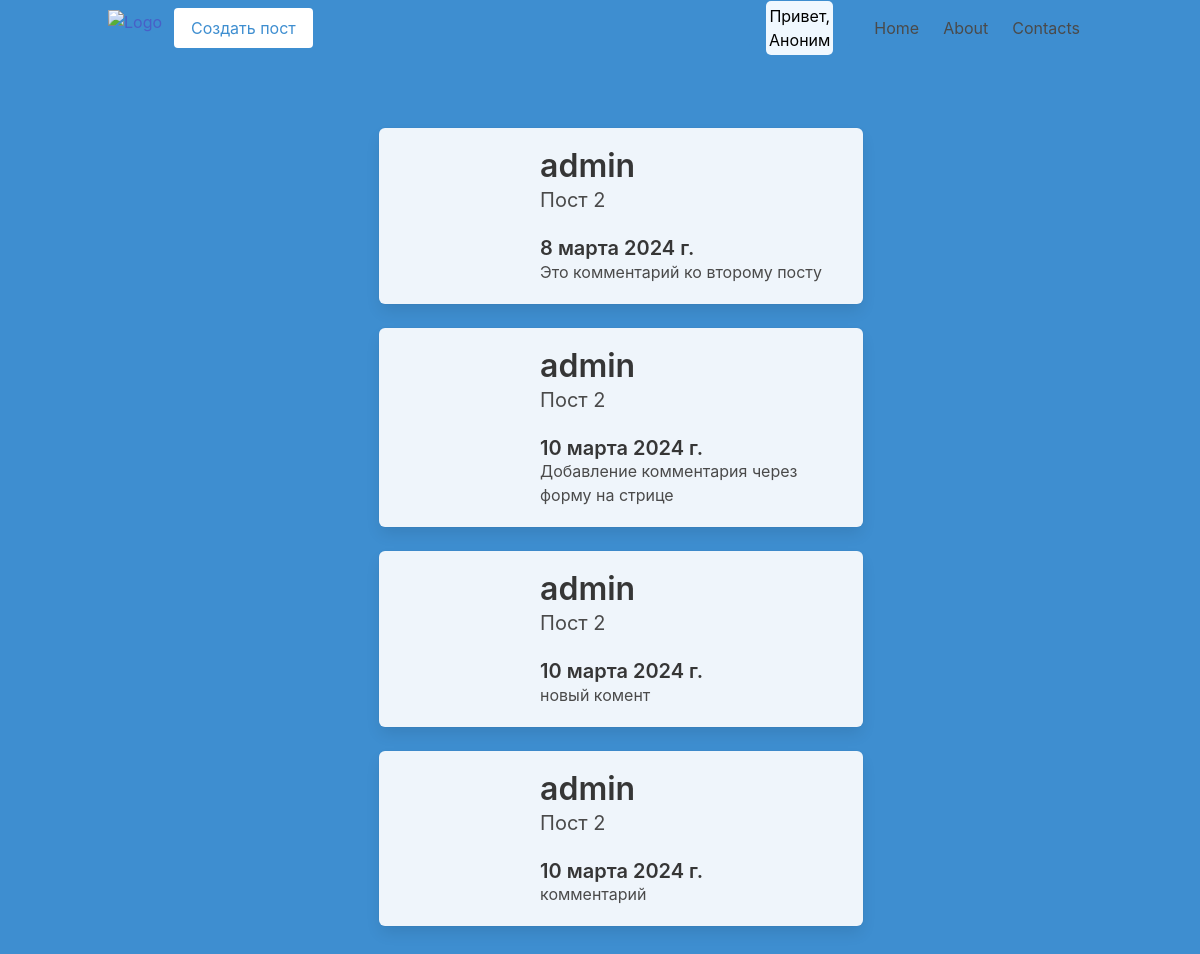
The page /comments/12 on the database as committed earlier.
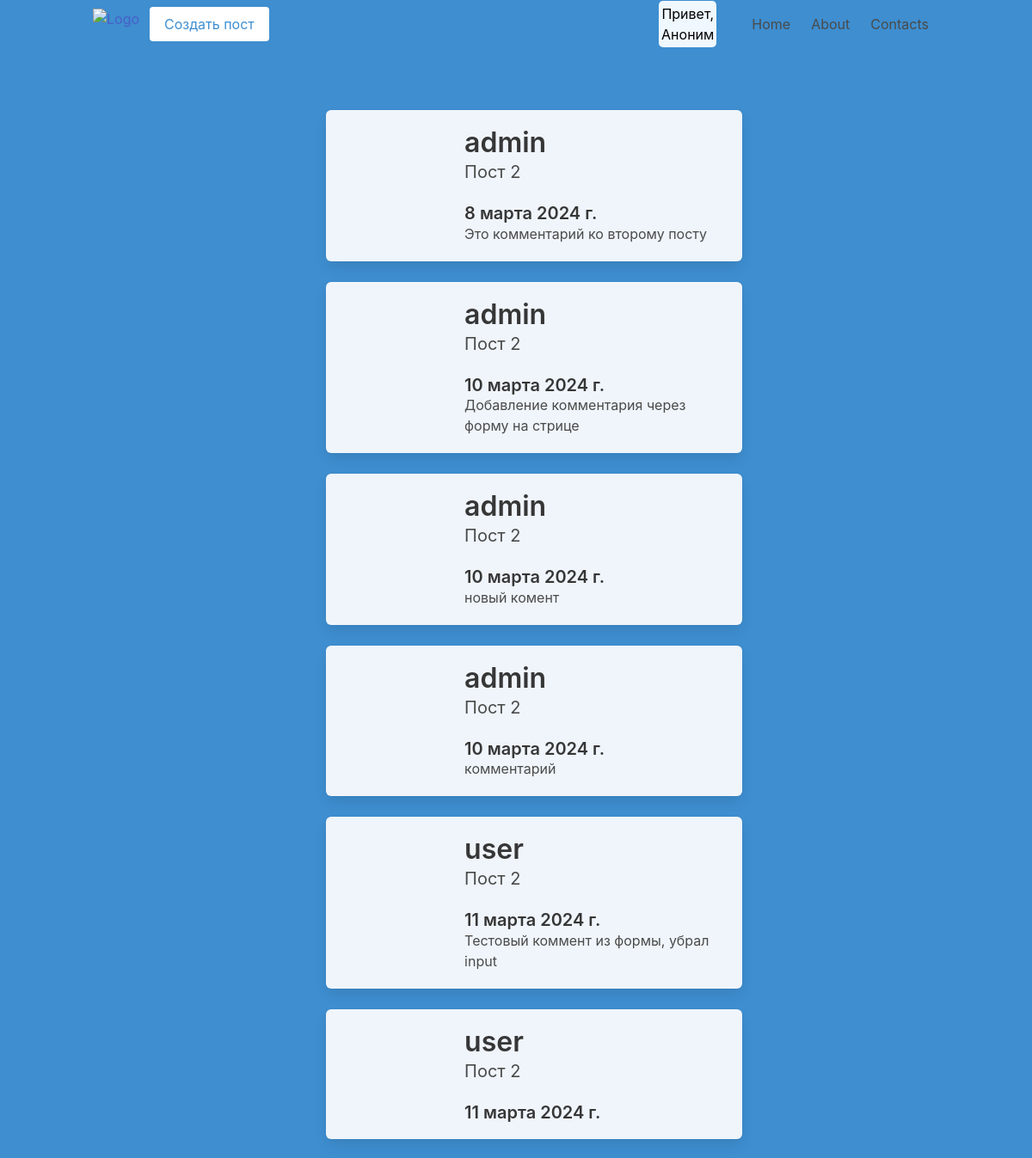
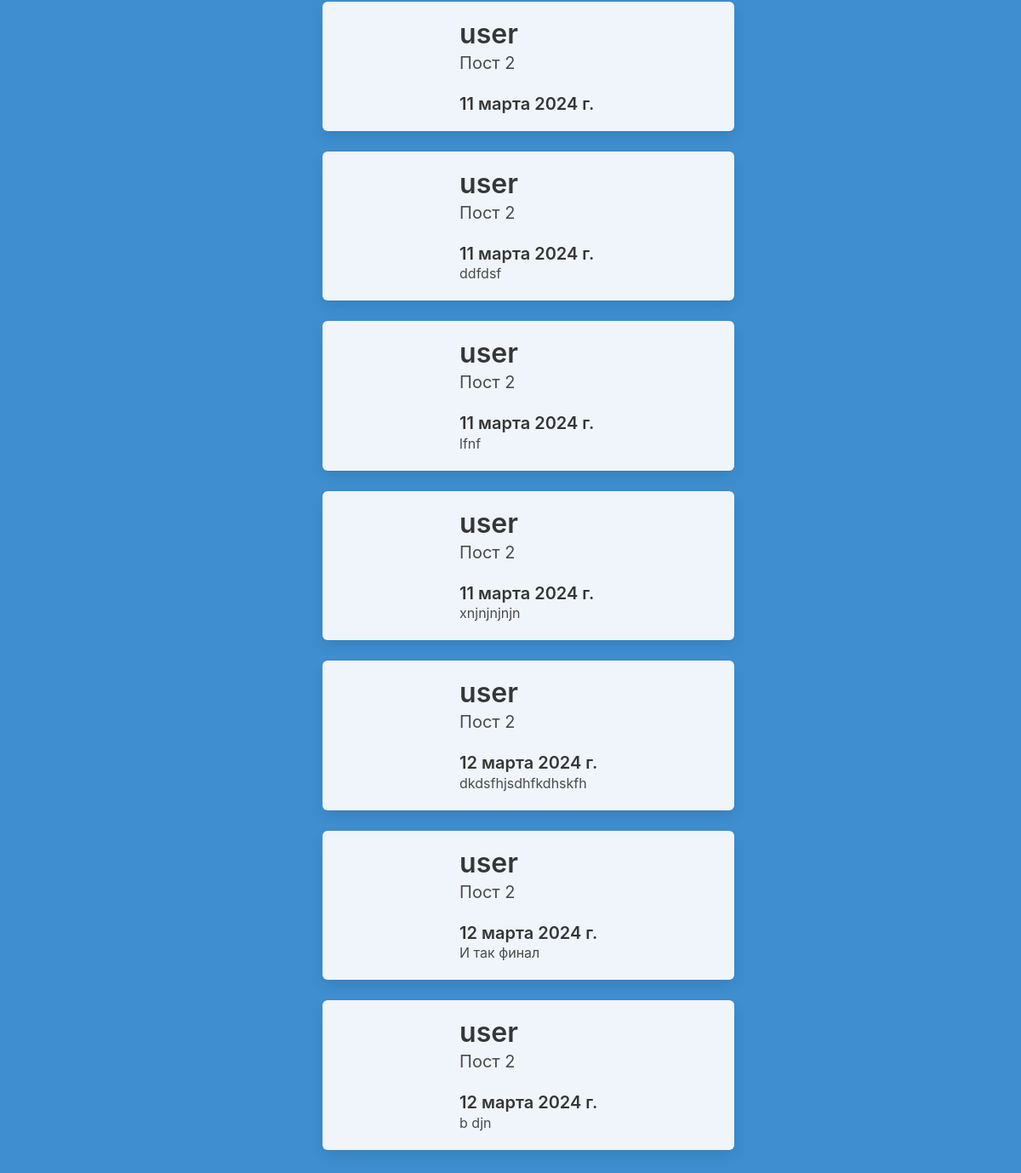
The same page on the database as committed later (2 pictures, top to bottom).
### app/models.py (models this page shows, shortened)
class Comments(models.Model):
    post = models.ForeignKey(Post, on_delete = models.CASCADE)
    user = models.ForeignKey(User, on_delete = models.CASCADE)
    body = models.TextField()
    date = models.DateField(auto_now_add = True)

class Post(models.Model):
    def __str__(self):
        return self.title
    title = models.CharField(max_length = 255)
    content = models.TextField()
    slug = models.SlugField(unique = True)
    date_created = models.DateField(auto_now_add = True)
    update_at = models.DateTimeField(auto_now = True)
    author = models.ForeignKey(User, on_delete = models.CASCADE, null = True)

### app/views.py (the view)
# urls.py: path("comments/<str:post>", views.comments, name="comments"),
def comments(request, post):
    list_comm = Comments.objects.filter(post__id = post)
    return render(request, "app/comments.html", {"comments":list_comm})

### app/templates/app/comments.html (shortened to what this page needs)
{% extends 'layout.html' %}
{% block content %}
<div class="is-centered " style="margin-left: 30%;">
    <div class="columns">
        {%for i in comments%}
        <div class="author is-centered">
            <div class="column ">
                <div class="box has-background-info-light">
                    <div class="columns">
                        <div class="column is-3">
                        </div>
                        <div class="column ml-5">
                            <div class="title is-3 is-space">
                                {{i.user}}
                            </div>
                            <div class="subtitle">
                                {{i.post}}
                            </div>
                            <div class="content">
                                <div class="title is-5"> {{i.date}}</div>
                                {{i.body}}
                            </div>
                        </div>
                    </div>
                </div>
            </div>
            {% endfor %}
        </div>
    </div>
    {% endblock %}

Rows that differ between the two databases and show on the page:
added Comments: user "user", post "Пост 2", date "11 марта 2024 г.", body "Тестовый коммент из формы, убрал input"
added Comments: user "user", post "Пост 2", date "11 марта 2024 г."
added Comments: user "user", post "Пост 2", date "11 марта 2024 г."
added Comments: user "user", post "Пост 2", date "11 марта 2024 г.", body "ddfdsf"
added Comments: user "user", post "Пост 2", date "11 марта 2024 г.", body "lfnf"
added Comments: user "user", post "Пост 2", date "11 марта 2024 г.", body "xnjnjnjnjn"
added Comments: user "user", post "Пост 2", date "12 марта 2024 г.", body "dkdsfhjsdhfkdhskfh"
added Comments: user "user", post "Пост 2", date "12 марта 2024 г.", body "И так финал"
added Comments: user "user", post "Пост 2", date "12 марта 2024 г.", body "b djn"
